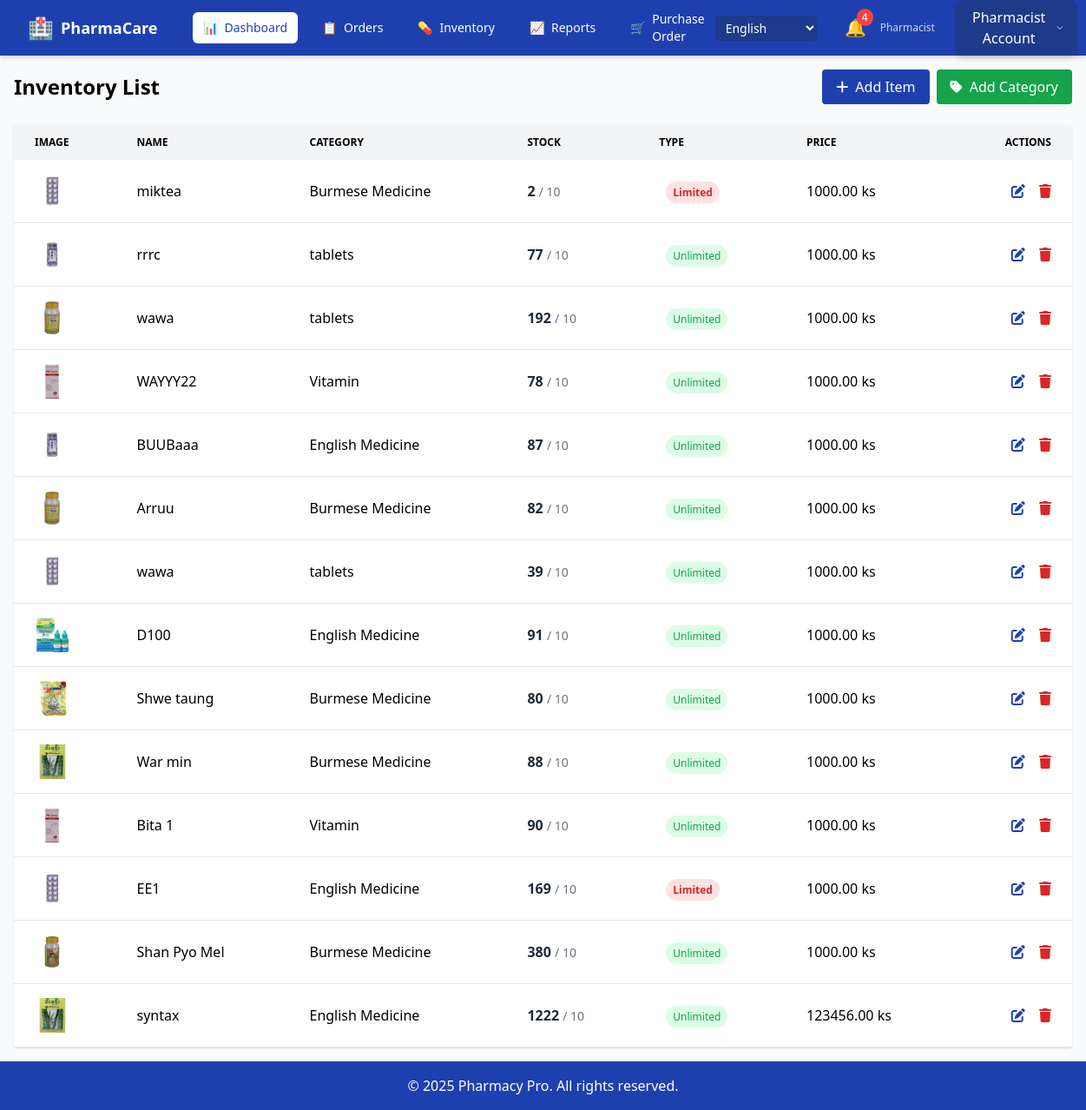
Before: /en/inventory_view/ (signed in) with the older database file.
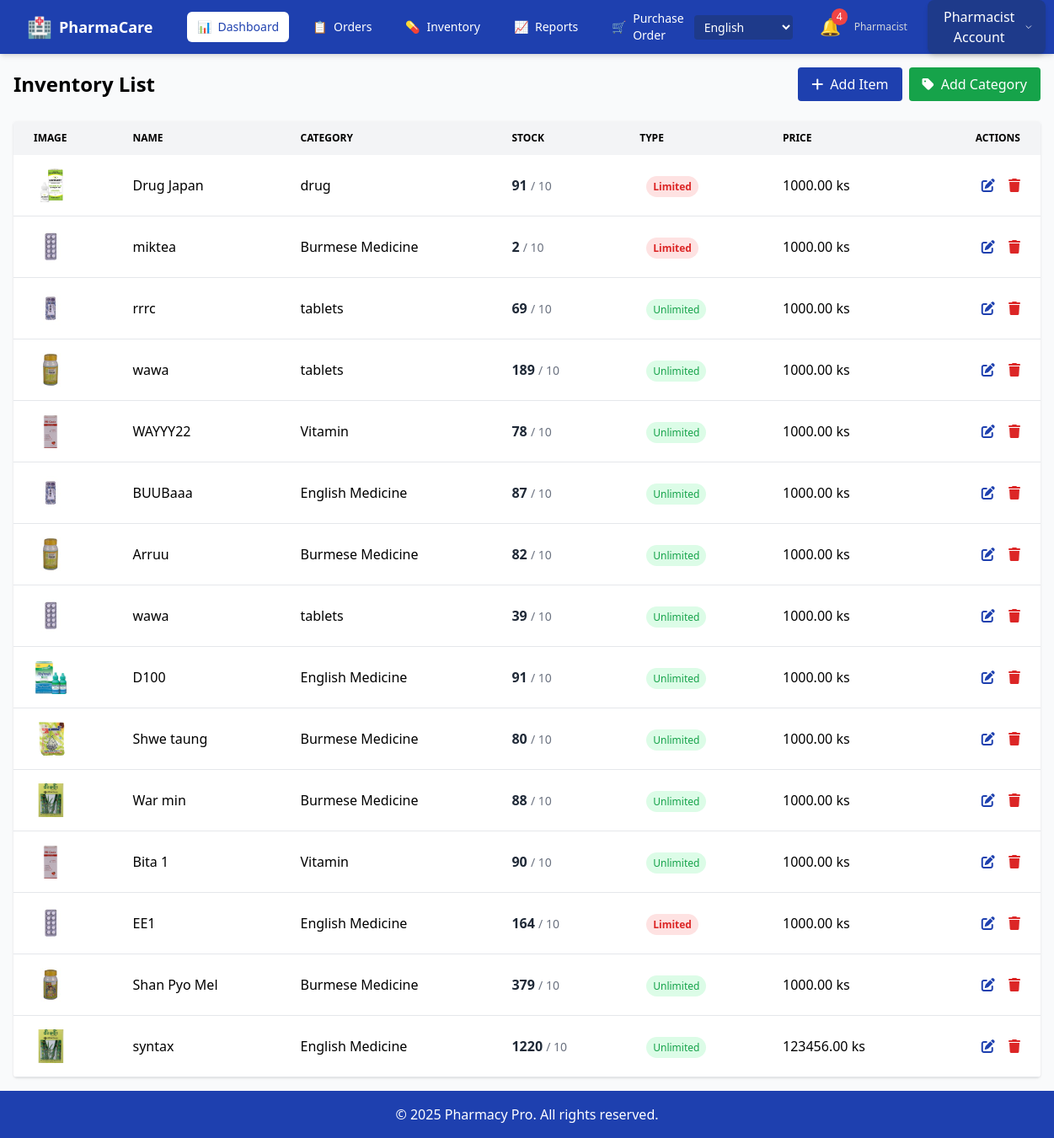
After: the same page with the newer database file.
### ourapp/models.py (models this page shows, shortened)
class Item(models.Model):
    category = models.ForeignKey(Category, on_delete=models.CASCADE, verbose_name=_("Category"))
    item_photo = models.ImageField(upload_to='photos', verbose_name=_("Photo"))
    primary_supplier = models.ForeignKey(Supplier, on_delete=models.CASCADE, blank=True, null=True, verbose_name=_("Primary Supplier"))
    strength = models.CharField(max_length=50, blank=True, null=True, verbose_name=_("Strength"))
    item_name = models.CharField(max_length=255, verbose_name=_("Item Name"))
    item_quantity = models.PositiveIntegerField(verbose_name=_("Quantity"))
    item_price = models.PositiveIntegerField(verbose_name=_("Selling Price"))
    purcharse_price = models.PositiveIntegerField(default=0, verbose_name=_("Purchase Price"))
    reorder_level = models.PositiveIntegerField(default=0, blank=True, null=True, verbose_name=_("Reorder Level"))
    item_description = models.TextField(verbose_name=_("Description"))
    exp_date = models.DateField(verbose_name=_("Expiry Date"))
    brand_name = models.CharField(max_length=255, blank=True, null=True, verbose_name=_("Brand Name"))
    batch_number = models.CharField(max_length=100, blank=True, null=True, verbose_name=_("Batch Number"))
    stock_minimum = models.PositiveIntegerField(default=10, verbose_name=_("Minimum Stock"))
    is_limited = models.BooleanField(default=False, verbose_name=_("Limited Stock"))
    max_quantity = models.PositiveIntegerField(default=5, verbose_name=_("Maximum Quantity"))
    last_ordered = models.DateField(blank=True, null=True, verbose_name=_("Last Ordered"))

class Category(models.Model):
    name = models.CharField(max_length=100, unique=True, verbose_name=_("Name"))
    description = models.TextField(blank=True, null=True, verbose_name=_("Description"))

### ourapp/views.py (the view, shortened to what this page needs)
# urls.py: path('inventory_view/', inventory_view, name='inventory_view'),
@login_required
def inventory_view(request):
    if request.user.userprofile.role != 'pharmacist':
        messages.error(request, "You do not have permission to access this page.")
        return redirect('login')
    items = Item.objects.all().order_by('-id')
    for item in items:
        if item.exp_date:
            item.days_left = (item.exp_date - date.today()).days
        else:
            item.days_left = None
    categories = Category.objects.all()
    if request.method == 'POST' and 'delete_item' in request.POST:
        item_id = request.POST.get('delete_item')
        item = get_object_or_404(Item, id=item_id)
        item.delete()
        messages.success(request, "Item deleted successfully.")
        return redirect('inventory_view')
    return render(request, 'inventory.html', {
        'items': items,
        'categories': categories,
    })

### ourapp/context_processors.py (called while the page is built)
def expiry_alert_items(request):
    if request.user.is_authenticated and hasattr(request.user, 'userprofile'):
        if request.user.userprofile.role == 'pharmacist':
            today = date.today()
            threshold_date = today + timedelta(days=90)
            expiring_items = Item.objects.filter(exp_date__lte=threshold_date, exp_date__gte=today).order_by('exp_date')
            return {'expiring_items': expiring_items}
    return {}

### templates/inventory.html (shortened to what the changed rows need)
<!DOCTYPE html>
{% load i18n %}
<html lang="en">
<head>
<link href="https://cdnjs.cloudflare.com/ajax/libs/font-awesome/6.4.0/css/all.min.css" rel="stylesheet"/>
<script src="https://cdn.tailwindcss.com"></script>
</head>
<body class="bg-gray-50 flex flex-col min-h-screen">
<main class="w-full mx-auto p-4">
<div class="flex flex-col sm:flex-row justify-between items-start sm:items-center mb-6 gap-4">
<h2 class="text-xl sm:text-2xl font-bold">{% trans "Inventory List" %}</h2>
</div>
<div class="bg-white shadow rounded overflow-x-auto">
<table class="min-w-full">
<thead class="bg-gray-100 hidden md:table-header-group">
<tr id="item_{{ item.id }}">
<th class="text-left px-6 py-3 text-xs font-bold uppercase">{% trans "Image" %}</th>
<th class="text-left px-6 py-3 text-xs font-bold uppercase">{% trans "Name" %}</th>
<th class="text-left px-6 py-3 text-xs font-bold uppercase">{% trans "Category" %}</th>
<th class="text-left px-6 py-3 text-xs font-bold uppercase">{% trans "Stock" %}</th>
<th class="text-left px-6 py-3 text-xs font-bold uppercase">{% trans "Type" %}</th>
<th class="text-left px-6 py-3 text-xs font-bold uppercase">{% trans "Price" %}</th>
<th class="text-right px-6 py-3 text-xs font-bold uppercase">{% trans "Actions" %}</th>
</tr>
</thead>
<tbody>
                    {% for item in items %}
                    <tr class="border-b hover:bg-gray-50">
<td class="px-6 py-4" data-label="{% trans 'Image' %}">
                            {% if item.item_photo %}
                            <img alt="item image" class="w-10 h-10 rounded object-cover" src="{{ item.item_photo.url }}"/>
                            {% else %}<span class="text-gray-400 text-xs">{% trans "No image" %}</span>{% endif %}
                        </td>
<td class="px-6 py-4" data-label="{% trans 'Name' %}">{{ item.item_name }}</td>
<td class="px-6 py-4" data-label="{% trans 'Category' %}">{{ item.category.name }}</td>
<td class="px-6 py-4" data-label="{% trans 'Stock' %}">
<span class="font-semibold text-gray-800">{{ item.item_quantity }}</span>
<span class="text-sm text-gray-500">/ {{ item.stock_minimum }}</span>
</td>
<td class="px-6 py-4" data-label="{% trans 'Type' %}">
                            {% if item.is_limited %}
                                <span class="ml-2 text-xs text-red-600 font-semibold px-2 py-1 bg-red-100 rounded-full">{% trans "Limited" %}</span>
                            {% else %}
                                <span class="ml-2 text-xs text-green-600 font-medium px-2 py-1 bg-green-100 rounded-full">{% trans "Unlimited" %}</span>
                            {% endif %}
                        </td>
<td class="px-6 py-4" data-label="{% trans 'Price' %}">{{ item.item_price|floatformat:2 }} {% trans "ks" %}</td>
<td class="text-right px-6 py-4 actions-cell">
<button class="text-primary hover:text-secondary mr-3 edit-btn" data-batch="{{ item.batch_number }}" data-brand="{{ item.brand_name }}" data-category="{{ item.category.id }}" data-description="{{ item.item_description }}" data-exp-date="{{ item.exp_date|date:'Y-m-d' }}" data-id="{{ item.id }}" data-is-limited="{{ item.is_limited|yesno:'true,false' }}" data-max-qty="{{ item.max_quantity }}" data-name="{{ item.item_name }}" data-photo-url="{% if item.item_photo %}{{ item.item_photo.url }}{% endif %}" data-price="{{ item.item_price }}" data-purchase-price="{{ item.purcharse_price }}" data-quantity="{{ item.item_quantity }}" data-stock-min="{{ item.stock_minimum }}">
<i class="fas fa-edit"></i>
</button>
<button class="text-red-600 hover:text-red-900 delete-btn" data-id="{{ item.id }}">
<i class="fas fa-trash"></i>
</button>
</td>
</tr>
                    {% empty %}
                    <tr>
<td class="text-center text-gray-500 py-4" colspan="7">{% trans "No items found." %}</td>
</tr>
<hr>
                    {% endfor %}
                </tbody>
</table>
</div>
</main>
</body>
</html>

Changed rows visible on the page:
added Item: item_photo (picture), item_name "Drug Japan", category.name "drug", item_quantity "91", stock_minimum "10", item_price "1000.00"
changed Item "rrrc": item_quantity "77" → "69"
changed Item (number 4 of 15 on the later page): item_quantity "192" → "189"
changed Item "EE1": item_quantity "169" → "164"
changed Item "Shan Pyo Mel": item_quantity "380" → "379"
changed Item "syntax": item_quantity "1222" → "1220"
